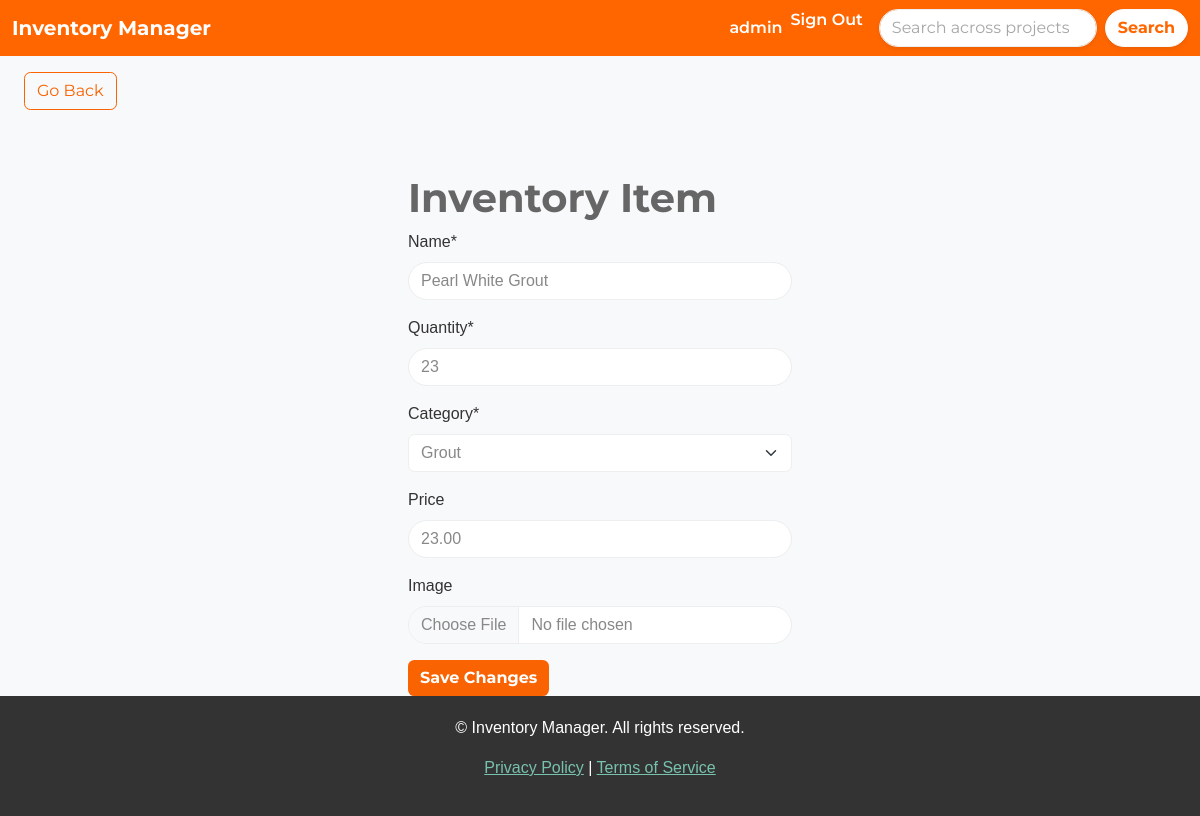
The app's page /edit-item/24/ (signed in) with its own data.
### inventory/models.py (models this page shows, shortened)
class InventoryItem(models.Model):
    name = models.CharField(max_length=200)
    quantity = models.IntegerField()
    category = models.ForeignKey('Category', on_delete=models.SET_NULL, blank=True, null=True)
    price = models.DecimalField(max_digits=10, decimal_places=2, blank=True, null=True)
    date_created = models.DateTimeField(auto_now_add=True)
    user = models.ForeignKey(User, on_delete=models.CASCADE)
    project = models.ForeignKey(Project, on_delete=models.CASCADE, related_name="inventory_items", blank=False, null=False)
    image = models.ImageField(upload_to='inventory_images/', null=True, blank=True)

### inventory/views.py (the view, shortened to what this page needs)
# urls.py: path('edit-item/<int:pk>/', EditItem.as_view(), name='edit-item'),
class EditItem(LoginRequiredMixin, UpdateView):
    model = InventoryItem
    form_class = InventoryItemForm
    template_name = 'inventory/item_form.html'
    def get_form_kwargs(self):
        kwargs = super().get_form_kwargs()
        kwargs['project'] = self.object.project
        return kwargs

### inventory/forms.py (shortened to what this page needs)
class InventoryItemForm(forms.ModelForm):
    category = forms.ModelChoiceField(queryset=Category.objects.all(), initial=0)
    class Meta:
        model = InventoryItem
        fields = ['name', 'quantity', 'category', 'price', 'image']
    def __init__(self, *args, **kwargs):
        self.project = kwargs.pop('project', None)  # Accept project as an argument
        super().__init__(*args, **kwargs)

### inventory/models.py (called while the page is built)
	def __str__(self):
		return self.name

### inventory/templates/inventory/item_form.html (shortened to what this page needs)
{% extends 'inventory/base.html' %}
{% load crispy_forms_tags %}
{% block content %}
    <button onclick="window.history.back()" class="btn btn-outline-primary my-3 mx-4">Go Back</button>
    <div class="row">
        <div class="col-11 col-md-4 mx-auto mt-5">
            <h1>Inventory Item</h1>
            <form method="POST" enctype="multipart/form-data">
                {{ form.name|as_crispy_field }}
                {{ form.quantity|as_crispy_field }}
                {{ form.category|as_crispy_field }}
                {{ form.price|as_crispy_field }}
                {{ form.image|as_crispy_field }}
                <div class="mt-3">
                    {% if form.instance.pk %}
                        <button type="submit" class="btn btn-primary">Save Changes</button>
                    {% else %}
                        <button type="submit" class="btn btn-primary">Add Item</button>
                    {% endif %}
                </div>
            </form>
        </div>
    </div>
{% endblock content %}

### inventory/templates/inventory/navigation.html (shortened to what this page needs)
<nav class="navbar navbar-expand-lg" style="background-color: #FF6600;">
    <div class="container-fluid">
        <a class="navbar-brand text-white fw-bold" href="{% url 'dashboard' %}">Inventory Manager</a>
        <div class="collapse navbar-collapse justify-content-end" id="navbarNav">
            <ul class="navbar-nav">
                {% if user.is_authenticated %}
                    <li class="nav-item">
                        <a class="nav-link text-white fw-semibold" href="#">{{ user.username }}</a>
                    </li>
                    <li class="nav-item">
                        <form method="POST" action="{% url 'logout' %}" style="display:inline;">
                            <button type="submit" class="nav-link text-white fw-semibold" style="background:none; border:none; padding:0; color:inherit; cursor:pointer;">
                                Sign Out
                            </button>
                        </form>
                    </li>
                {% endif %}
            </ul>
            <form method="GET" action="{% url 'search_results' %}" class="d-flex ms-3">
                <input class="form-control me-2 rounded-pill shadow-sm" type="search" name="search" placeholder="Search across projects..." aria-label="Search" value="{{ request.GET.search }}">
                <button class="btn btn-light rounded-pill shadow-sm fw-bold" type="submit" style="background-color: #FFFFFF; color: #FF6600;">Search</button>
            </form>
        </div>
    </div>
</nav>

### inventory/static/css/style.css (style rules this page uses)
:root { --primary-color: #f96302; --secondary-color: #333333; --light-grey: #f8f9fa; --dark-grey: #666666; --accent-color: #ffb732; }
body { font-family: Arial, sans-serif; color: var(--secondary-color); background-color: var(--light-grey); }
.navbar { background-color: var(--primary-color); color: white; }
.nav-link, .navbar-brand { color: white !important; font-weight: bold; }
h1, h2, h3, h4, h5, h6 { color: var(--dark-grey); font-weight: bold; }
.btn-primary { background-color: var(--primary-color); border: none; color: white; font-weight: bold; }
.btn-outline-primary { color: var(--primary-color); border: 1px solid var(--primary-color); }
.form-control { border-radius: 20px; }

### records on screen
InventoryItem: name "Pearl White Grout", quantity "23", category "Grout", price "23.00"

### other values on screen
{{ user.username }} "admin"
